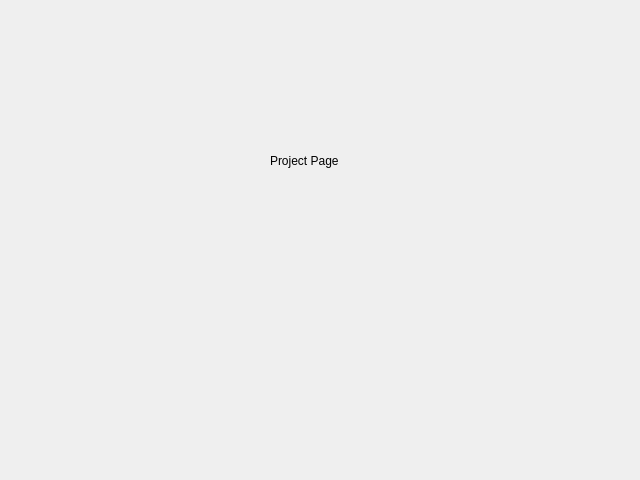
<?xml version="1.0" encoding="UTF-8"?>
<ui version="4.0">
 <class>ProjectPage</class>
 <widget class="QWidget" name="ProjectPage">
  <property name="geometry">
   <rect>
    <x>0</x>
    <y>0</y>
    <width>640</width>
    <height>480</height>
   </rect>
  </property>
  <property name="windowTitle">
   <string>Form</string>
  </property>
  <widget class="QLabel" name="label">
   <property name="geometry">
    <rect>
     <x>270</x>
     <y>150</y>
     <width>131</width>
     <height>21</height>
    </rect>
   </property>
   <property name="text">
    <string>Project Page</string>
   </property>
  </widget>
 </widget>
 <resources/>
 <connections/>
</ui>
